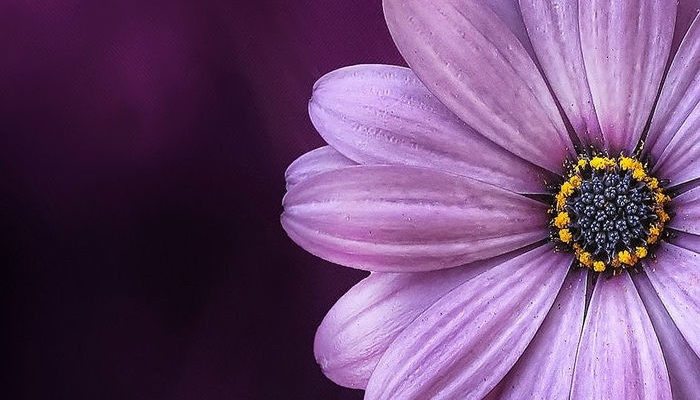
#> input picture P2/img_prova_VC.jpg, 700 x 400 px, found by its file name
$ jupyter execute VC_P2_1y3.ipynb   (older library calls are emulated)   (text cells are left out)
#> lines starting #> are read from the running program, lines starting #| are printed output that depends on the picture; after the words box and inside, x2 and y2 are one past the last pixel; in counts of white or black regions, pixels touching at a corner belong together
[cell 1]
import cv2
import numpy as np
import matplotlib.pyplot as plt

#Lee imagen de archivo
img = cv2.imread('C:\\Users\\anixi\\anaconda3\\envs\\img_prova_VC.jpg')
#> img is the input picture: shape (400, 700, 3); mean B, G, R 113.6, 72.8, 107.9

gris = cv2.cvtColor(img, cv2.COLOR_BGR2GRAY)
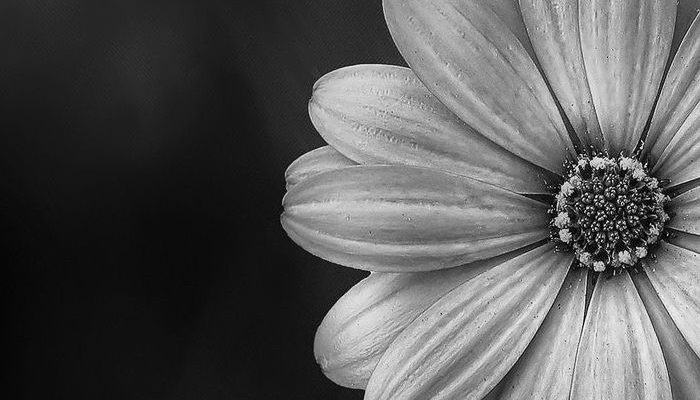
#> gris: shape (400, 700); min 0, max 254, mean 87.9

#Obtiene contornos con el operador de Canny
canny = cv2.Canny(gris, 100, 200)
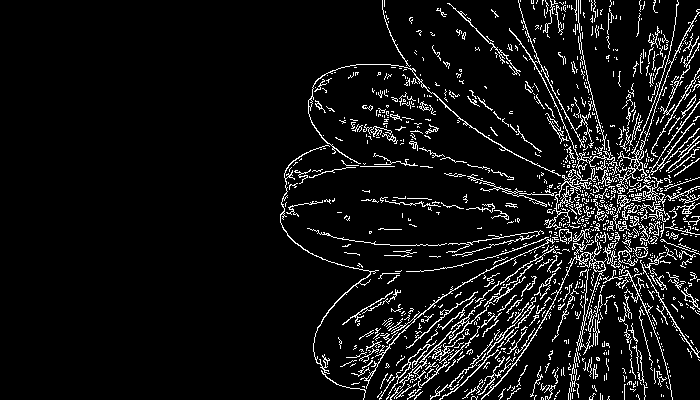
#> canny: shape (400, 700); 7.6% white in thin lines or dots, all inside (x1, y1, x2, y2) = (280, 0, 700, 400)

row_counts = cv2.reduce(canny, 1, cv2.REDUCE_SUM, dtype=cv2.CV_32SC1)
#> row_counts = 400 values, max 24990 at index 205, min 4845 at index 23, mean 13615.1

rows = row_counts[:,0] / (255 * canny.shape[1])
#> rows = 400 values, max 0.14 at index 205, min 0.0271 at index 23, mean 0.0763

#Muestra dicha cuenta gráficamente
plt.figure()
plt.subplot(1, 2, 1)
plt.axis("off")
plt.title("Canny")
plt.imshow(canny, cmap='gray')

plt.subplot(1, 2, 2)
plt.title("Respuesta de Canny")
plt.xlabel("Rows")
plt.ylabel("% píxeles")
plt.plot(rows)
#Rango en x definido por las columnas
plt.xlim([0, canny.shape[0]])
#> Out = (0, 400)
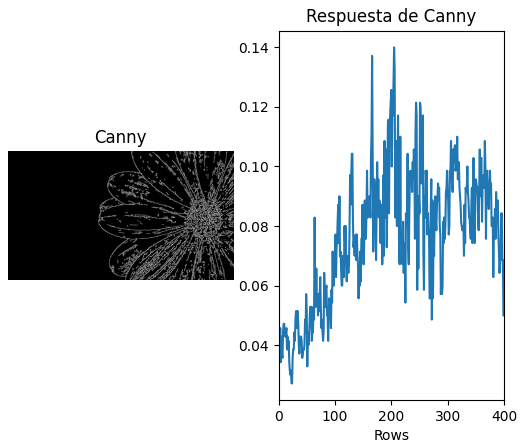
#> figure drawn by matplotlib, 2 panels; panel 2: curve peaks at x = 205, y = 0.14

[cell 2]
import cv2
import numpy as np

# Inizializza la cattura video dalla webcam
vid = cv2.VideoCapture(0)

# Inizializza il sottrattore di fondo
eliminadorFondo = cv2.createBackgroundSubtractorMOG2(history=500, varThreshold=16, detectShadows=True)
myBg = cv2.imread('C:\\Users\\anixi\\anaconda3\\envs\\img_prova_VC.jpg')

if myBg is None:
    print("Error: error loading image")
    vid.release()
    cv2.destroyAllWindows()

while True:

    ret, frame = vid.read()
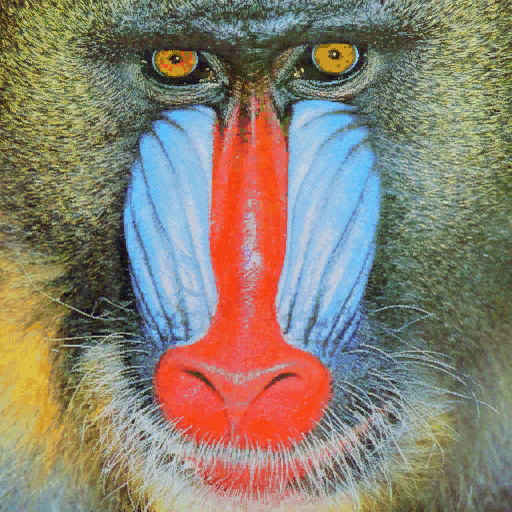
#> input picture P2/mandril.jpg, 512 x 512 px, given in place of the camera
#> frame is the input picture: shape (512, 512, 3); mean B, G, R 112.9, 128.5, 137.5

    if not ret:
        break

    #Eliminazione sfondo
    framem = cv2.flip(frame, 1) #capovolge immagine a specchio
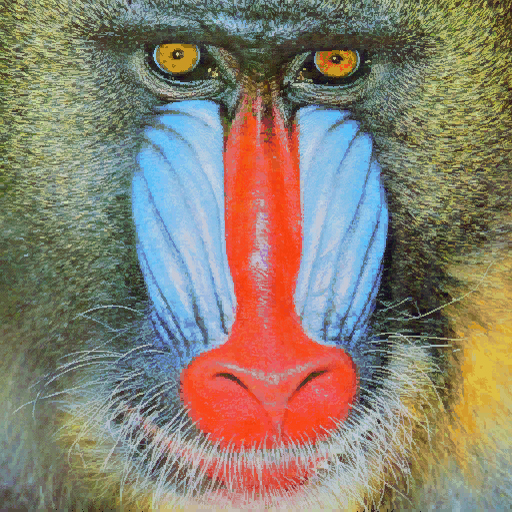
#> framem: shape (512, 512, 3); mean B, G, R 112.9, 128.5, 137.5
    objetos = eliminadorFondo.apply(framem)
#> objetos: shape (512, 512); every value is 127

    #creo una maschera
    _, mask = cv2.threshold(objetos, 190, 255, cv2.THRESH_BINARY)
#> mask: shape (512, 512); every value is 0
    maskRev = cv2.bitwise_not(mask) #immagine invertita
#> maskRev: shape (512, 512); every value is 255

    #ridimensionamento immagine
    myBg = cv2.resize(myBg, (frame.shape[1], frame.shape[0]))

    #estraggo gli oggetti in primo piano
    foregr = cv2.bitwise_and(framem, framem, mask=mask)
#> foregr: shape (512, 512, 3); every value is 0

    #estraggo lo sfondo
    backgr = cv2.bitwise_and(myBg, myBg, mask=maskRev)

    result = cv2.add(foregr, backgr)


    # rilevazione dei bordi

    gray_frame = cv2.cvtColor(frame, cv2.COLOR_BGR2GRAY)
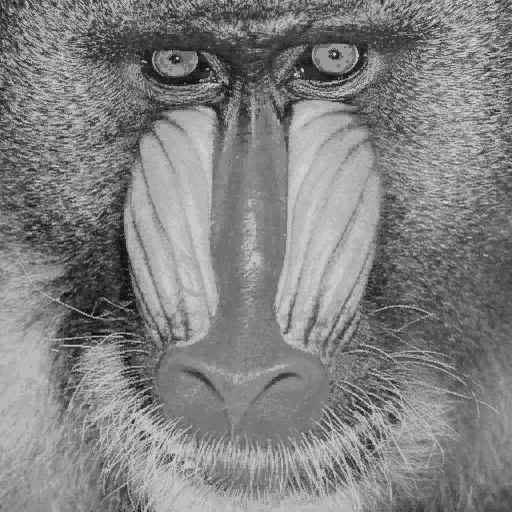
#> gray_frame: shape (512, 512); min 6, max 220, mean 129.4
    edges = cv2.Canny(gray_frame, 50, 100)  # Rilevazione dei bordi
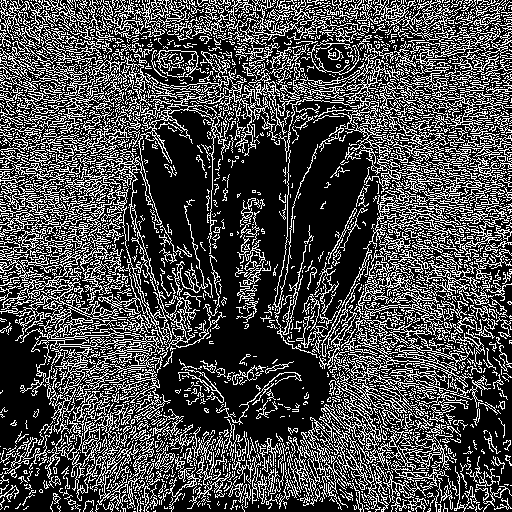
#> edges: shape (512, 512); 28.9% white in thin lines or dots

    _, mask2 = cv2.threshold(edges, 1, 255, cv2.THRESH_BINARY)
    maskRev2 = cv2.bitwise_not(mask2)
#> maskRev2: shape (512, 512); 71.1% white; black in thin lines or dots
    foregr2 = cv2.bitwise_and(frame, frame, mask=mask2)
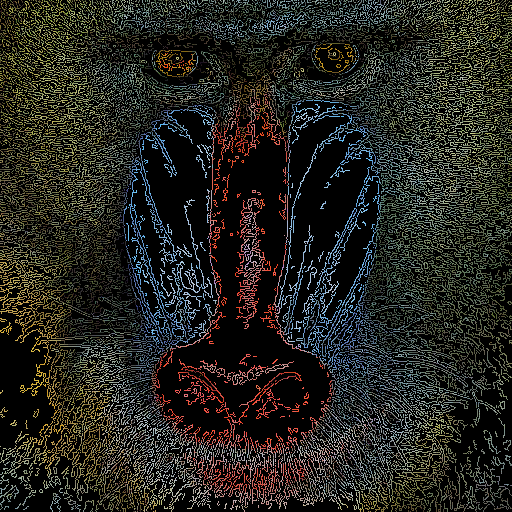
#> foregr2: shape (512, 512, 3); mean B, G, R 31.4, 36.5, 36.6
    backgr2 = cv2.bitwise_and(myBg, myBg, mask=maskRev2)
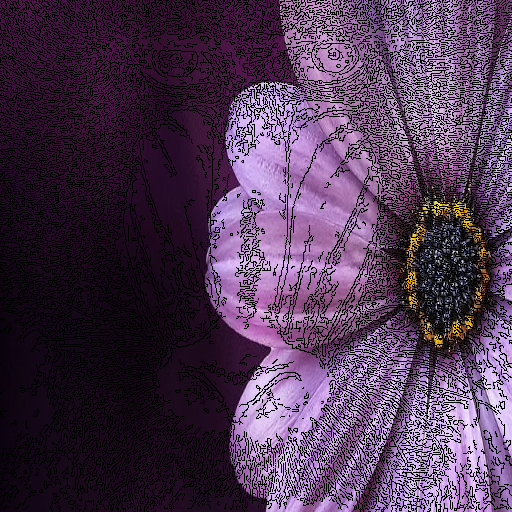
#> backgr2: shape (512, 512, 3); mean B, G, R 81.9, 52.5, 77.5
    result2 = cv2.add(foregr2, backgr2)
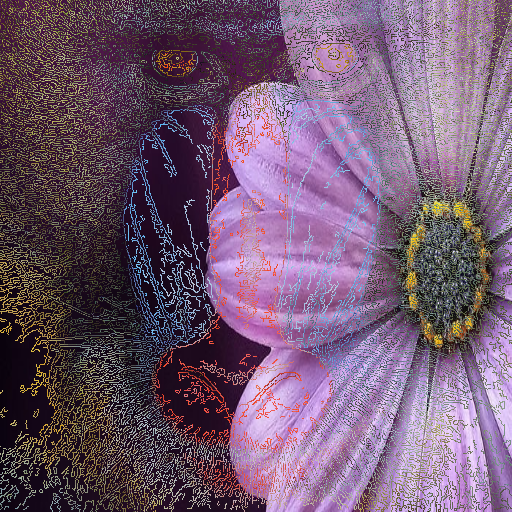
#> result2: shape (512, 512, 3); mean B, G, R 113.3, 89, 114.1


    cv2.imshow('Cámara web original', frame)
    cv2.imshow('Eliminador fondo', objetos)
    cv2.imshow('Fondo personalizado', result)
    cv2.imshow('Bordes', edges)
    cv2.imshow('Canny con fondo personalizado', result2)

    # Esci con il tasto ESC
    if cv2.waitKey(20) == 27:
#> (key Esc is pressed here)
        break

# Libero l'oggetto di cattura
vid.release()
# Distruggo tutte le finestre
cv2.destroyAllWindows()
